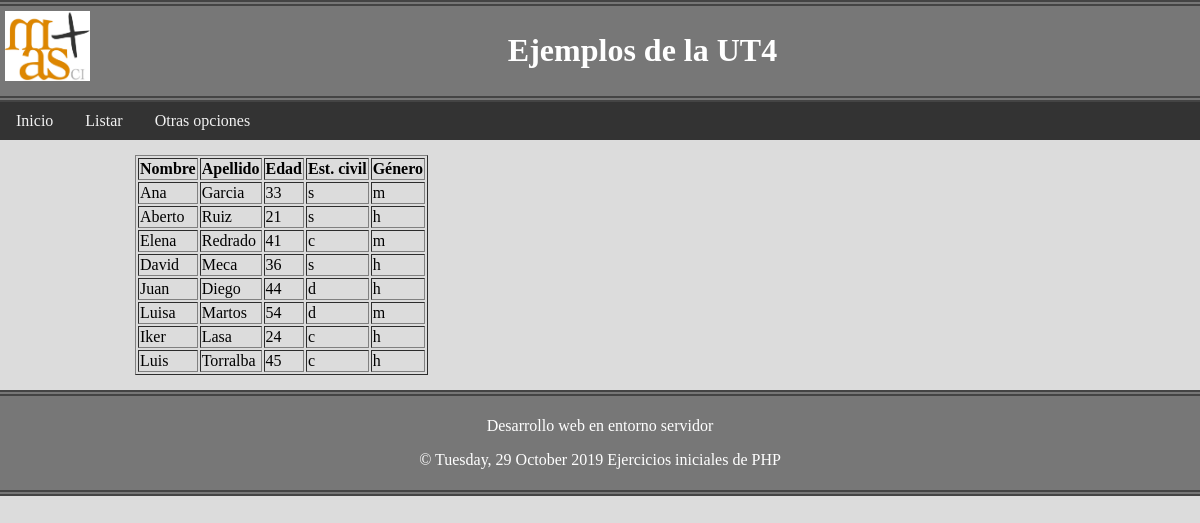
/ExplicarBDAPImysqli_AL/index.php?opcion=listar, run on the app's committed database.
### tables this page shows
CREATE TABLE `personas` (
  `idPersona` int(3) NOT NULL,
  `nombre` varchar(50) NOT NULL,
  `apellido` varchar(50) NOT NULL,
  `edad` int(3) NOT NULL,
  `estadoC` varchar(1) NOT NULL,
  `sexo` varchar(1) NOT NULL
);

### ExplicarBDAPImysqli_AL/helper/utilidades.php (called while the page is built, shortened)
<?php
function obtenerRegistros($conexion, $sql)
{
    $resul = mysqli_query($conexion, $sql);
    $registros = array();
    while ($fila = mysqli_fetch_array($resul)) {
        $registros[] = $fila;
    }
    return $registros;
}

### ExplicarBDAPImysqli_AL/vistas/vista_listar.php (the view)
<?php
include "cabecera.php";
echo "<table border ='1'><tr><th>Nombre</th><th>Apellido</th><th>Edad</th><th>Est.
civil</th><th>Género</th></tr>";
foreach ($personas as $persona) {
    echo "<tr>";
    echo "<td>" . htmlspecialchars($persona['nombre']) . "</td>";
    echo "<td>" . htmlspecialchars($persona['apellido']) . "</td>";
    echo "<td>{$persona['edad']}</td>";
    echo "<td>{$persona['estadoC']}</td>";
    echo "<td>{$persona['sexo']}</td>";
    echo "</tr>";
}
echo "</table>";
include "pie.php";

### ExplicarBDAPImysqli_AL/css/estilo1.css (style rules this page uses)
* { box-sizing: border-box; }
body { background-color: gainsboro; margin: 0; }

### data on the page
personas: nombre "Ana", apellido "Garcia", edad "33", estadoC "s", sexo "m"
personas: nombre "Aberto", apellido "Ruiz", edad "21", estadoC "s", sexo "h"
personas: nombre "Elena", apellido "Redrado", edad "41", estadoC "c", sexo "m"
personas: nombre "David", apellido "Meca", edad "36", estadoC "s", sexo "h"
personas: nombre "Juan", apellido "Diego", edad "44", estadoC "d", sexo "h"
personas: nombre "Luisa", apellido "Martos", edad "54", estadoC "d", sexo "m"
personas: nombre "Iker", apellido "Lasa", edad "24", estadoC "c", sexo "h"
personas: nombre "Luis", apellido "Torralba", edad "45", estadoC "c", sexo "h"

### other printed values
utf8_encode($fecha) "Tuesday, 29 October 2019"
